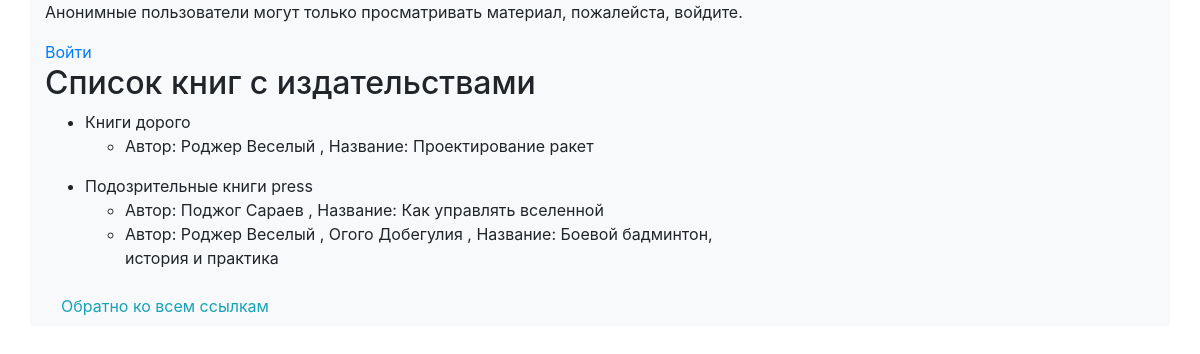
Screenshot of /publishers/ with the database file from the repository.
### p_library/models.py (models this page shows, shortened)
class Publisher(models.Model):
    name = models.CharField(max_length=50)

class Book(models.Model):
    ISBN = models.CharField(max_length=13)
    title = models.CharField(max_length=128, verbose_name='Название')
    description = models.TextField(verbose_name='Описание')
    image = models.ImageField(upload_to='book_images', blank=True, null=True)
    year_release = models.SmallIntegerField(verbose_name='Год издания')
    authors = models.ManyToManyField(Author, through='Inspiration', through_fields=('book', 'author'), verbose_name='Авторы')
    publisher = models.ForeignKey(Publisher, on_delete=models.SET_NULL, blank=True, null=True, verbose_name='Издательство')
    copy_count = models.SmallIntegerField(default=1, verbose_name='Число экземпляров')
    price = models.DecimalField(max_digits=16, decimal_places=2, default=0, verbose_name='Цена')

class Author(models.Model):
    full_name = models.TextField(verbose_name='Имя')
    birth_year = models.SmallIntegerField(verbose_name='Дата рождения')
    country = models.CharField(max_length=2, verbose_name='Страна')

### p_library/views.py (the view)
# urls.py: path('publishers/', views.publishers, name='publishers'),
def publishers(request):
    template = loader.get_template('publishers.html')
    books = Book.objects.all().prefetch_related('publisher')
    publishers = []
    for book in books:
        if book.publisher:
            publishers.append(book.publisher.name)
    publishers = sorted(set(publishers))
    biblio_data = {
        "publishers": publishers,
        "books": books,
    }
    return HttpResponse(template.render(biblio_data, request))

### p_library/templates/publishers.html (shortened to what this page needs)
{% extends 'base.html' %}
{% block content %}
    <h2>Список книг с издательствами</h2>
    {% if publishers %}
        {% for publisher in publishers %}
            <ul>
                <li>{{ publisher }}
                    <ul>
                        {% for book in books %}
                            {% if publisher == book.publisher.name %}
                                <li>Автор:
                                    {% for author in book.authors.all %}
                                        {{ author.full_name }}
                                            {% if forloop.counter != book.authors.all|length %}
                                                ,
                                            {% endif %}
                                    {% endfor %}
                                , Название: {{ book.title }}</li>
                            {% endif %}
                        {% endfor %}
                    </ul>
                </li>
            </ul>
        {% endfor %}
    {% endif %}
{% endblock %}

### rows the page displays
Publisher: publishers "Книги дорого"
Book: title "Проектирование ракет"
Author: full_name "Роджер Веселый"
Publisher: publishers "Подозрительные книги press"
Book: title "Как управлять вселенной"
Author: full_name "Поджог Сараев"
Book: title "Боевой бадминтон, история и практика"
Author: full_name "Огого Добегулия"
